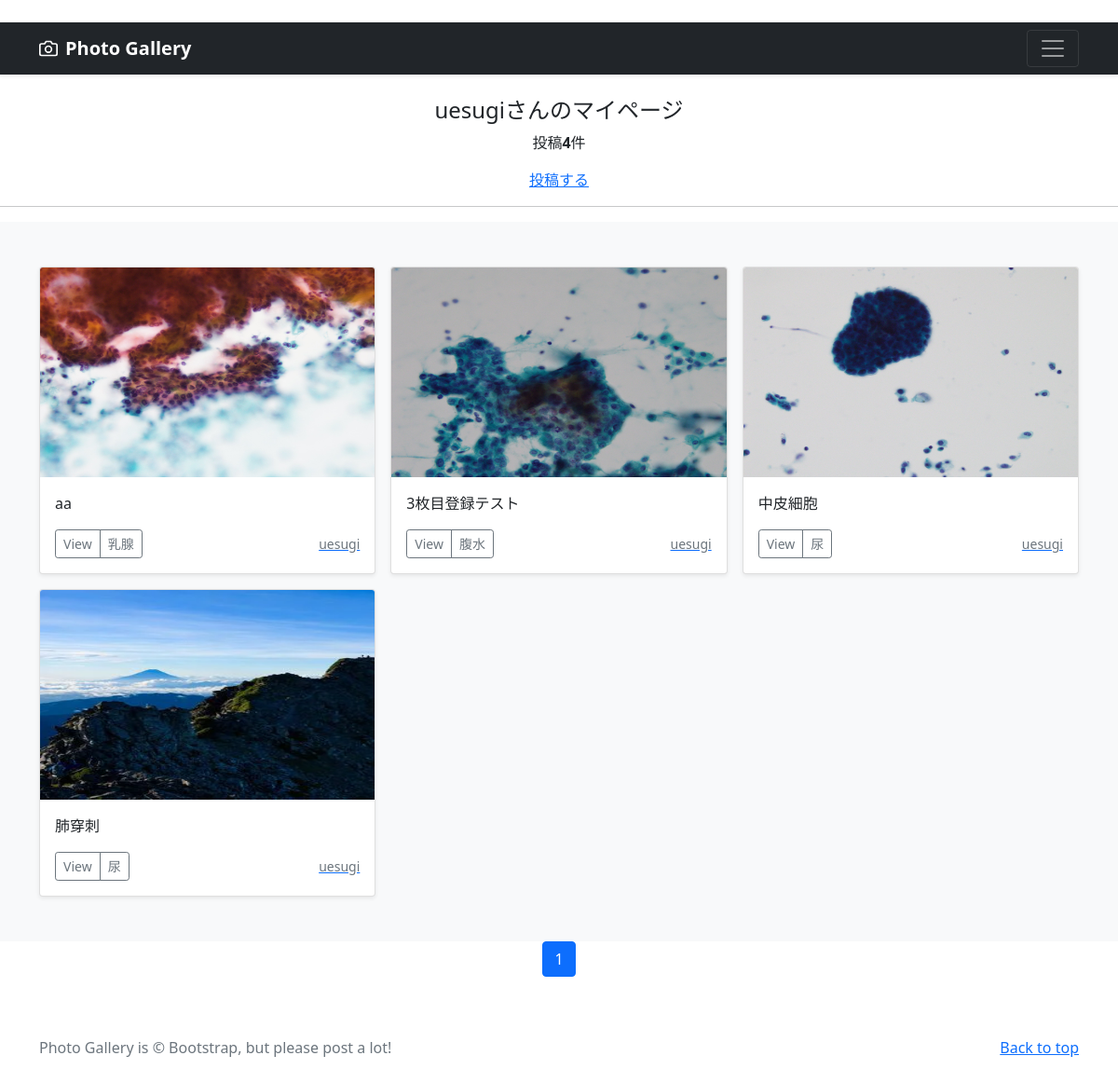
The app's page /mypage/ (signed in) with its own data.
### accounts/models.py (models this page shows)
class CustomUser(AbstractUser):
    pass

### photo/models.py (models this page shows, shortened)
class PhotoPost(models.Model):
    user = models.ForeignKey(
        CustomUser,
        verbose_name='ユーザー',
        on_delete=models.CASCADE
        )
    category = models.ForeignKey(
        Category,
        verbose_name='カテゴリ',
        on_delete=models.PROTECT
        )
    title = models.CharField(
        verbose_name='タイトル', # フィールドのタイトル
        max_length=200        # 最大文字数は200
        )
    comment = models.TextField(
        verbose_name='コメント',  # フィールドのタイトル
        )
    image1 = models.ImageField(
        verbose_name='イメージ1',# フィールドのタイトル
        upload_to = 'photos'   # MEDIA_ROOT以下のphotosにファイルを保存
        )
    image2 = models.ImageField(
        verbose_name='イメージ2',# フィールドのタイトル
        upload_to = 'photos',  # MEDIA_ROOT以下のphotosにファイルを保存
        blank=True,            # フィールド値の設定は必須でない
        null=True              # データベースにnullが保存されることを許容
        )
    posted_at = models.DateTimeField(
        verbose_name='投稿日時', # フィールドのタイトル
        auto_now_add=True       # 日時を自動追加
        )

class Category(models.Model):
    title = models.CharField(
        verbose_name='カテゴリ', # フィールドのタイトル
        max_length=20)

### photo/views.py (the view)
# urls.py: path('mypage/', views.MypageView.as_view(), name = 'mypage'),
class MypageView(ListView):
    template_name ='mypage.html'
    paginate_by = 9
    def get_queryset(self):
      queryset = PhotoPost.objects.filter(
        user=self.request.user).order_by('-posted_at')
      return queryset

### photo/templates/mypage.html (shortened to what this page needs)
{% extends 'base.html' %}
      {% block contents %}
      {% if user.is_authenticated %}
        <br>
        <div style="text-align:center">
          <h4>{{user.username}}さんのマイページ</h4>
          {% if object_list.count == 0 %}
            <p>{{user.username}}さんの投稿はありません</p>
          {% else %}
            <p>投稿<strong>{{object_list.count}}</strong>件</p>
          {% endif %}
          <a href="{% url 'photo:post' %}">投稿する</a>
        </div>
        <hr>
      {% endif %}
      {% include "photos_list.html" %}
      {% include "pagination.html" %}
      {% endblock %}

### photo/templates/base.html (shortened to what this page needs)
{% load static %}
<!doctype html>
<html lang="en">
  <head>
    <link href="https://cdn.jsdelivr.net/npm/bootstrap@5.0.2/dist/css/bootstrap.min.css"
          rel="stylesheet"
>
  </head>
  <body>
    <header>
      <div class="navbar navbar-dark bg-dark shadow-sm">
        <div class="container">
          <a href="{% url 'photo:index' %}"
             class="navbar-brand d-flex align-items-center">
            <strong>Photo Gallery</strong>
          </a>
          <button class="navbar-toggler"
                  type="button"
                  data-bs-toggle="collapse"
                  data-bs-target="#navbarHeader"
                  aria-controls="navbarHeader"
                  aria-expanded="false"
                  aria-label="Toggle navigation">
            <span class="navbar-toggler-icon"></span>
          </button>
        </div>
      </div>
    </header>
    <main>
      {% block contents %}{% endblock %}
    </main>
    <footer class="text-muted py-5">
      <div class="container">
        <p class="float-end mb-1">
          <a href="#">Back to top</a>
        </p>
        <p class="mb-1">
          Photo Gallery is &copy; Bootstrap, but please post a lot!</p>
      </div>
    </footer>
  </body>
</html>

### photo/templates/photos_list.html (shortened to what this page needs)
  <div class="album py-5 bg-light">
    <div class="container">
      <div class="row row-cols-1 row-cols-sm-2 row-cols-md-3 g-3">
        {% for record in object_list %}
        <div class="col">
          <div class="card shadow-sm">
            <img src="{{ record.image1.url }}"
                 class="bd-placeholder-img card-img-top"
                 width="100%" height="225"
                 xmlns="http://www.w3.org/2000/svg"
                 role="img" aria-label="Placeholder: Thumbnail"
                 preserveAspectRatio="xMidYMid slice"
                 focusable="false">
                 <rect width="100%" height="100%" fill="#55595c"/>
            <div class="card-body">
              <p class="card-text">
                {{record.title}}
              </p>
              <div class="d-flex justify-content-between align-items-center">
                <div class="btn-group">
                  <button type="button"
                          class="btn btn-sm btn-outline-secondary"
onclick="location.href='{% url 'photo:photo_detail' record.pk %}'">
                          View</button>
                  <button type="button"
                          class="btn btn-sm btn-outline-secondary"
onclick="location.href='{% url 'photo:photos_cat' category=record.category.id %}'">
                          {{record.category.title}}</button>
                </div>
                <a href="{% url 'photo:user_list' user=record.user.id %}">
                  <small class="text-muted">
                    {{record.user.username}}</small>
                </a>
              </div>
            </div>
          </div>
        </div>
        {% endfor %}
      </div>
    </div>
  </div>

### photo/templates/pagination.html (shortened to what this page needs)
<ul class="pagination"
    style="justify-content:center">
    {% for num in page_obj.paginator.page_range %}
        {% if page_obj.number == num %}
        <li class="page-item active">
            <span class="page-link">{{ num }}</span>
        </li>
        {% endif %}
    {% endfor %}
</ul>

### photo/templates/base.html (style rules this page uses)
.bd-placeholder-img { font-size: 1.125rem; text-anchor: middle; -webkit-user-select: none; -moz-user-select: none; user-select: none; }

### records on screen
CustomUser: username "uesugi"
PhotoPost: image1 (picture), title "aa", category "乳腺", user.username "uesugi"
PhotoPost: image1 (picture), title "3枚目登録テスト", category "腹水", user.username "uesugi"
PhotoPost: image1 (picture), title "中皮細胞", category "尿", user.username "uesugi"
PhotoPost: image1 (picture), title "肺穿刺", category "尿", user.username "uesugi"

### other values on screen
{{ object_list.count }} "4"
{{ num }} "1"
